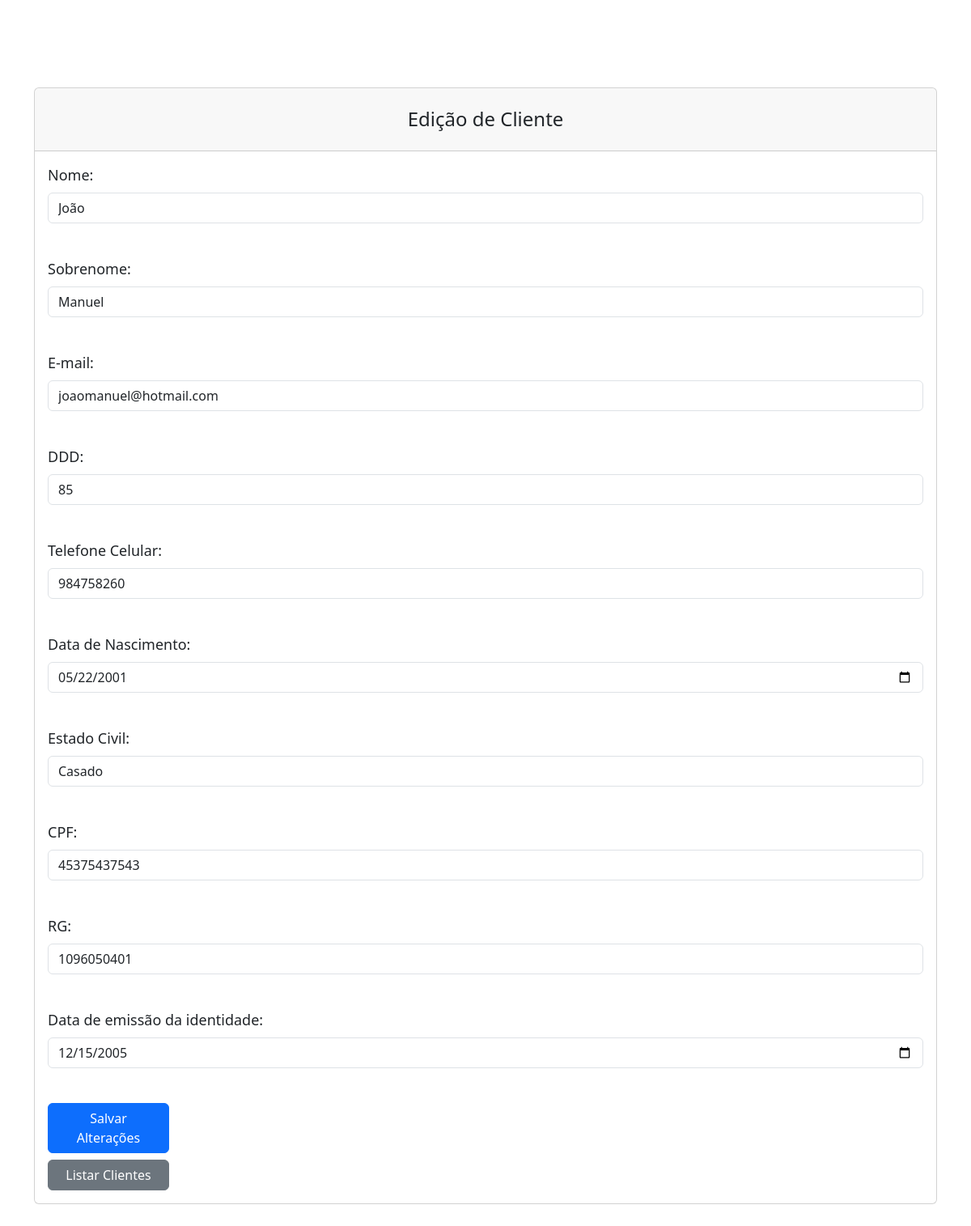
The app's page /index.php/Cadastro/edit/1 with its own data.
### tables this page shows
CREATE TABLE `clientes` (
  `id` int(11) NOT NULL,
  `nome` varchar(100) DEFAULT NULL,
  `sobrenome` varchar(100) DEFAULT NULL,
  `email` varchar(100) DEFAULT NULL,
  `ddd` int(3) DEFAULT NULL,
  `tel_celular` int(9) DEFAULT NULL,
  `data_nascimento` date DEFAULT NULL,
  `est_civil` varchar(15) DEFAULT NULL,
  `cpf` varchar(11) DEFAULT NULL,
  `rg` varchar(10) DEFAULT NULL,
  `emissao_rg` date DEFAULT NULL,
  `status` tinyint(4) NOT NULL
);

### application/controllers/Cadastro.php (called while the page is built, shortened)
<?php
class Cadastro extends CI_Controller {
    public function edit($id)
    {
        $this->load->model("ClientesModel");
        $data['cliente'] = $this->ClientesModel->editar_cadastro($id);
        $data['title'] = "Edição de usuário";
        $this->load->view("clientes/edicao_clientes", $data);
        $this->load->helper('url');
        $this->load->library('javascript');
    }
}

### index.php (called while the page is built, shortened)
<?php
require_once BASEPATH.'core/CodeIgniter.php';

### application/models/ClientesModel.php (called while the page is built, shortened)
<?php
class ClientesModel extends CI_Model {
    public function editar_cadastro($id)
    {
        return $this->db->get_where("clientes", array(
            "id" => $id
        ))->row();
    }
}

### application/views/clientes/edicao_clientes.php (the view, shortened to what this page needs)
<!DOCTYPE html>
<html lang="pt-br">
<head>
    <link rel="stylesheet" href="<?php echo base_url('assets/css/styleedit.css'); ?>">
    <link rel="stylesheet" href="<?php echo base_url('assets/css/bootstrap.min.css'); ?>">
</head>
<body>
<div class="container">
<div class="card mt-5">
            <div class="card-header custom-header">
                <h2 class="card-title text-center">Edição de Cliente</h2>
            </div>
                <div class="card-body">
                    <form action="<?php echo site_url('Cadastro/update/'.$cliente->id); ?>" method="post" id="form_edicao_cliente">
                        <div class="mb-3">
                            <label class="form-label" for="nome">Nome:</label>
                            <input class="form-control input_info" type="text" id="nome" name="nome" value="<?php echo $cliente->nome; ?>"required><br>
                        </div>
                        <div class="mb-3">
                            <label class="form-label" for="sobrenome">Sobrenome:</label>
                            <input class="form-control input_info" type="text" id="sobrenome" name="sobrenome" value="<?php echo $cliente->sobrenome; ?>"required><br>
                        </div>
                        <div class="mb-3">
                            <label class="form-label" for="email">E-mail:</label>
                            <input class="form-control input_info" type="email" id="email" name="email" value="<?php echo $cliente->email; ?>"required><br>
                        </div>
                        <div class="mb-3">
                            <label class="form-label" for="ddd">DDD:</label>
                            <input class="form-control input_info" type="number" id="ddd" name="ddd" value="<?php echo $cliente->ddd; ?>"required><br>
                        </div>
                        <div class="mb-3">
                            <label class="form-label" for="tel_celular">Telefone Celular:</label>
                            <input class="form-control input_info" type="tel" maxlength="9" id="tel_celular" name="tel_celular" value="<?php echo $cliente->tel_celular; ?>"required><br>
                        </div>
                        <div class="mb-3">
                            <label class="form-label" for="data_nascimento">Data de Nascimento:</label>
                            <input class="form-control input_info" type="date" id="data_nascimento" name="data_nascimento" value="<?php echo $cliente->data_nascimento; ?>"required><br>
                        </div>
                        <div class="mb-3">
                            <label class="form-label" for="est_civil">Estado Civil:</label>
                            <input class="form-control input_info" type="text" id="est_civil" name="est_civil" value="<?php echo $cliente->est_civil; ?>"required><br>
                        </div>
                        <div class="mb-3">
                            <label class="form-label" for="cpf">CPF:</label>
                            <input class="form-control input_info" type="text" maxlength="11" id="cpf" name="cpf" value="<?php echo $cliente->cpf; ?>"required><br>
                        </div>
                        <div class="mb-3">
                            <label class="form-label" for="rg" class="form-label">RG:</label>
                            <input class="form-control input_info" type="text" maxlength="10" id="rg" name="rg" value="<?php echo $cliente->rg; ?>"required><br>
                        </div>
                        <div class="mb-3">
                            <label class="form-label" for="emissao_rg">Data de emissão da identidade:</label>
                            <input class="form-control input_info" type="date" id="emissao_rg" name="emissao_rg" value="<?php echo $cliente->emissao_rg; ?>"required><br>
                        </div>
                        <div class="d-grid gap-2">
                            <button type="submit" class="btn btn-primary">Salvar Alterações</button>
                            <a href="<?php echo site_url('Clientes/listar_tabela'); ?>" class="btn btn-secondary">Listar Clientes</a>
                        </div>
                </form>
            </div>
</div>
</div>
</body>
</html>

### assets/css/styleedit.css (style rules this page uses)
form { font-size: 18px; width: 100%; }
.container { margin: 40px; padding: 20px; width: 50%; }
.card { border: none; }
.card-header h2 { margin: 0; padding: 1rem; font-size: 1.5rem; }
.card-body { padding: 2rem; }
.btn { margin-right: 10px; font-size: 14px; padding: 8px 20px; width: 150px; }
.input_info { width: calc(100% - 20px); padding: 8px; border: 1px solid #ccc; border-radius: 4px; box-sizing: border-box; }

### records on screen
clientes: nome "João", sobrenome "Manuel", email "joaomanuel@hotmail.com", ddd "85", tel_celular "984758260", data_nascimento "05/22/2001", est_civil "Casado", cpf "45375437543", rg "1096050401", emissao_rg "12/15/2005"
